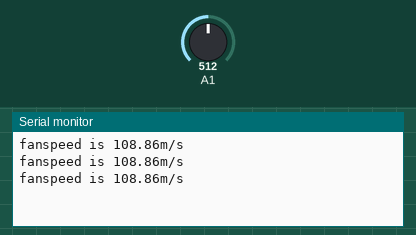
The sketch below on a simulated Arduino Uno, built with avr-gcc and run on an emulated ATmega328P. Parts: the last lines printed to the serial monitor. The test bench sets the inputs (shaded band); at power-on: A1 = 512.

Above: at 1.3 s.
1.4 s: A1 set to 716
At 1.9 s:
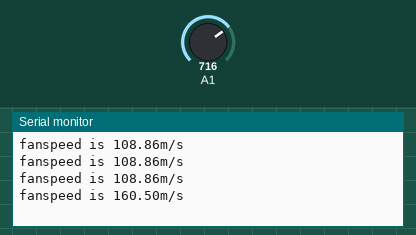
2.9 s: A1 set to 900
At 3.4 s:
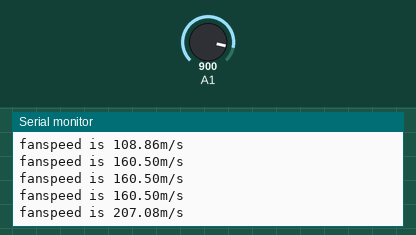
Timing chart, 0 to 5.9 s (numbered marks = the images above; inputs shaded):
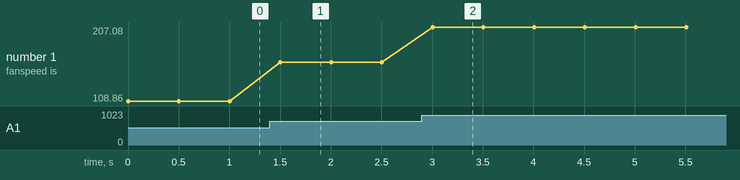

The sketch:

sketch_mar06a.ino
```cpp
void setup() {
  Serial.begin(9600);
}
void loop() {
  int sensorValue = analogRead(A1);
 // Serial.println(sensorValue);
  float value = sensorValue * (5.0 / 1024.0);
//  Serial.println(value);
  float fanspeed = value - 0.4 ;
 // Serial.print( fanspeed );
  fanspeed = fanspeed * 1.6*32.4 ;
  Serial.print("fanspeed is ");
  Serial.print( fanspeed );
  Serial.println( "m/s" );
 delay(500);

}
```

Measured:
- after the input at 1.4 s, the serial monitor: prints a new line after 0.10 s (image 1)
- after the input at 2.9 s, the serial monitor: prints a new line after 0.10 s (image 2)
- plotted number 1: 108.86 → 160.5 after the input at 1.4 s, 160.5 → 207.08 after the input at 2.9 s
